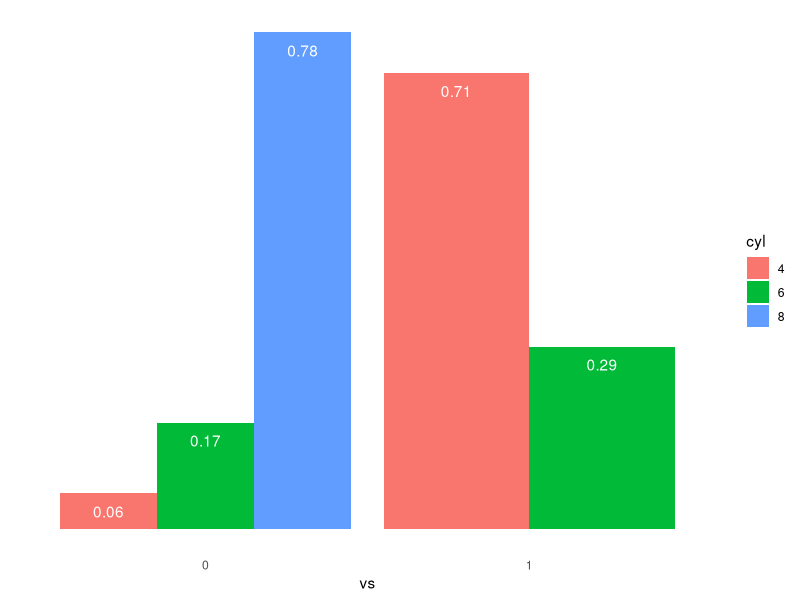

Write R code to recreate this figure.
# packages ----------------------------------------------------------------
library(tidyverse)

# description -------------------------------------------------------------
# plot a bar chart with the values on top of the bars, and with both the bars and labels dodged appropriately

# example -----------------------------------------------------------------

mtcars %>% 
  group_by(cyl, vs) %>% 
  summarise(n = n()) %>% 
  group_by(vs) %>% 
  mutate(freq = n / sum(n),
         cyl = factor(cyl),
         vs = factor(vs)) %>% 
  ggplot(aes(x = vs, y = freq, fill = cyl)) +
  geom_col(position = position_dodge(0.9)) +
  geom_text(aes(label = round(freq, 2)), 
            vjust = 2, 
            position = position_dodge(0.9),
            color = "white") +
  theme_minimal() +
  theme(line = element_blank(),
        axis.text.y = element_blank(),
        axis.title.y = element_blank())
